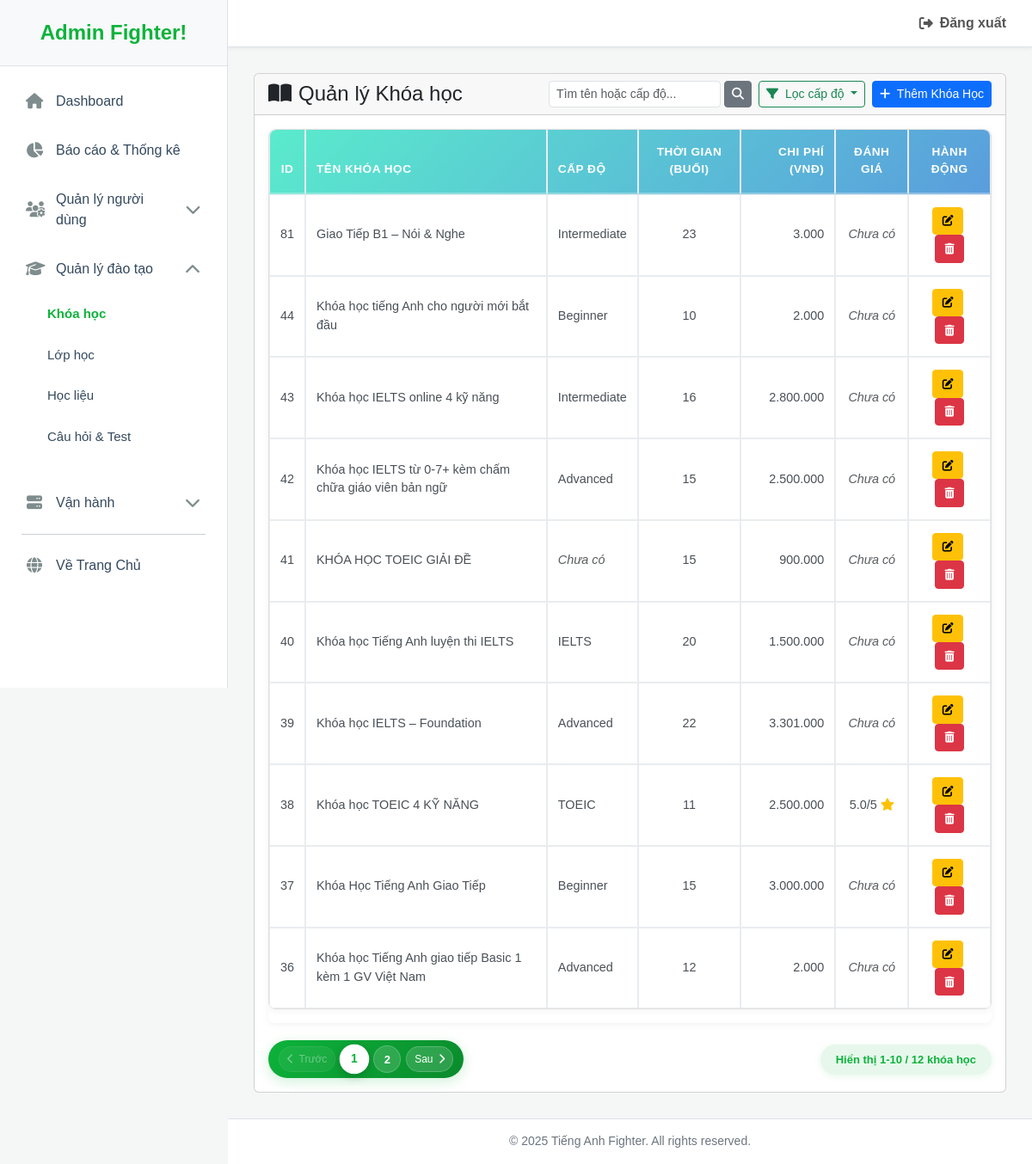
The app's page /admin/admin.php?nav=courses (signed in) with its own data.
### tables this page shows
CREATE TABLE `khoahoc` (
  `id_khoahoc` int(11) NOT NULL,
  `ten_khoahoc` varchar(100) DEFAULT NULL,
  `mo_ta` text DEFAULT NULL,
  `thoi_gian` int(11) DEFAULT NULL COMMENT 'Thời lượng khóa học (tính bằng số buổi)',
  `chi_phi` int(11) DEFAULT NULL,
  `hinh_anh` varchar(255) DEFAULT NULL,
  `danh_gia_tb` decimal(3,2) DEFAULT NULL,
  `cap_do` varchar(50) DEFAULT NULL COMMENT 'Cấp độ của khóa học (Beginner, Intermediate, IELTS 5.0+,...)'
);

### admin/modules/khoahoc/manage_courses.php (the view, shortened to what this page needs)
<?php
$courses_per_page = 10;
$current_page = isset($_GET['course_page']) ? max(1, intval($_GET['course_page'])) : 1;
$offset = ($current_page - 1) * $courses_per_page;
$search_term = $_POST['search'] ?? $_GET['search'] ?? '';
$filter_level = $_GET['filter_level'] ?? '';
$sql_search = "";
$params = [];
$types = "";
$sql_count = "SELECT COUNT(*) as total FROM khoahoc" . $sql_search;
$stmt_count = $conn->prepare($sql_count);
$stmt_count->execute();
$total_courses = $stmt_count->get_result()->fetch_assoc()['total'];
$total_pages = ceil($total_courses / $courses_per_page);
$sql = "
    SELECT id_khoahoc, ten_khoahoc, cap_do, thoi_gian, chi_phi, hinh_anh, danh_gia_tb
    FROM khoahoc
" . $sql_search . " ORDER BY id_khoahoc DESC LIMIT ? OFFSET ?";
$stmt = $conn->prepare($sql);
if (!empty($params)) {
    $params[] = $courses_per_page;
    $params[] = $offset;
    $types .= "ii";
    $stmt->bind_param($types, ...$params);
} else {
    $stmt->bind_param("ii", $courses_per_page, $offset);
}
$stmt->execute();
$result = $stmt->get_result();
?>
<div class="card animated-card">
    <div class="card-header">
        <div class="d-flex justify-content-between align-items-center flex-wrap">
            <h4 class="mb-2 mb-md-0"><i class="fa-solid fa-book-open me-2"></i>Quản lý Khóa học</h4>
            <div class="d-flex flex-wrap gap-2">
                <form method="GET" action="./admin.php" class="d-flex">
                    <input type="text" name="search" class="form-control form-control-sm" placeholder="Tìm tên hoặc cấp độ..." value="<?php echo htmlspecialchars($search_term); ?>" style="min-width: 200px;">
                    <button type="submit" class="btn btn-secondary btn-sm ms-1"><i class="fas fa-search"></i></button>
                </form>
                <div class="dropdown">
                    <button class="btn btn-sm btn-outline-success dropdown-toggle" type="button" id="levelFilterDropdown" data-bs-toggle="dropdown" aria-expanded="false">
                        <i class="fa-solid fa-filter me-1"></i>
                        <?php echo !empty($filter_level) ? htmlspecialchars($filter_level) : 'Lọc cấp độ'; ?>
                    </button>
                </div>
                <button type="button" class="btn btn-primary btn-sm" data-bs-toggle="modal" data-bs-target="#addCourseModal">
                    <i class="fa-solid fa-plus me-1"></i> Thêm Khóa Học
                </button>
            </div>
        </div>
    </div>
    <div class="card-body">
        <div class="table-responsive">
            <table class="table table-bordered table-hover align-middle">
                <thead class="table-dark">
                    <tr>
                        <th class="text-center">ID</th>
                        <th>Tên Khóa Học</th>
                        <th>Cấp Độ</th>
                        <th class="text-center">Thời Gian (Buổi)</th>
                        <th class="text-end">Chi Phí (VNĐ)</th>
                        <th class="text-center">Đánh Giá</th>
                        <th class="text-center">Hành Động</th>
                    </tr>
                </thead>
                <tbody>
                    <?php
                    if ($result->num_rows > 0) {
                        while ($row = $result->fetch_assoc()) {
                            echo "<tr>";
                            echo "<td class='text-center'>" . $row['id_khoahoc'] . "</td>";
                            echo "<td>" . htmlspecialchars($row['ten_khoahoc']) . "</td>";
                            echo "<td>" . ($row['cap_do'] ? htmlspecialchars($row['cap_do']) : "<span class='text-muted fst-italic'>Chưa có</span>") . "</td>";
                            echo "<td class='text-center'>" . ($row['thoi_gian'] ? htmlspecialchars($row['thoi_gian']) : "<span class='text-muted fst-italic'>0</span>") . "</td>";
                            echo "<td class='text-end'>" . number_format($row['chi_phi'], 0, ',', '.') . "</td>";
                            echo "<td class='text-center'>" . ($row['danh_gia_tb'] !== null ? number_format($row['danh_gia_tb'], 1) . "/5 <i class='fa-solid fa-star text-warning'></i>" : "<span class='text-muted fst-italic'>Chưa có</span>") . "</td>";
                            echo "<td class='text-center'>";
                            echo "<button class='btn btn-warning btn-sm me-1' onclick='editCourse(" . $row['id_khoahoc'] . ")'><i class='fa-solid fa-pen-to-square'></i></button>";
                            echo "<button class='btn btn-danger btn-sm' onclick='deleteCourse(" . $row['id_khoahoc'] . ")'><i class='fa-solid fa-trash-can'></i></button>";
                            echo "</td>";
                            echo "</tr>";
                        }
                    }
                    ?>
                </tbody>
            </table>
        </div>
        <?php if ($total_pages > 1): ?>
            <div class="course-pagination-container">
                <div class="course-pagination">
                    <?php
                    $query_params = [];
                    $query_string = !empty($query_params) ? '&' . implode('&', $query_params) : '';
                    if ($current_page > 1):
                        $prev_link = "./admin.php?nav=courses&course_page=" . ($current_page - 1) . $query_string;
                    ?>
                        <a href="<?php echo $prev_link; ?>" class="course-pagination-btn">
                            <i class="fa-solid fa-chevron-left"></i>
                            <span class="btn-text">Trước</span>
                        </a>
                    <?php else: ?>
                        <span class="course-pagination-btn disabled">
                            <i class="fa-solid fa-chevron-left"></i>
                            <span class="btn-text">Trước</span>
                        </span>
                    <?php endif; ?>
                    <?php
                    $start_page = max(1, $current_page - 2);
                    $end_page = min($total_pages, $current_page + 2);
                    ?>
                    <?php for ($i = $start_page; $i <= $end_page; $i++): ?>
                        <?php
                        $page_link = "./admin.php?nav=courses&course_page=" . $i . $query_string;
                        $active_class = ($i == $current_page) ? ' active' : '';
                        ?>
                        <a href="<?php echo $page_link; ?>" class="course-pagination-number<?php echo $active_class; ?>">
                            <?php echo $i; ?>
                        </a>
                    <?php endfor; ?>
                    <?php if ($current_page < $total_pages):
                        $next_link = "./admin.php?nav=courses&course_page=" . ($current_page + 1) . $query_string;
                    ?>
                        <a href="<?php echo $next_link; ?>" class="course-pagination-btn">
                            <span class="btn-text">Sau</span>
                            <i class="fa-solid fa-chevron-right"></i>
                        </a>
                    <?php endif; ?>
                </div>
                <div class="course-pagination-info">
                    <?php
                    $start_item = $offset + 1;
                    $end_item = min($offset + $courses_per_page, $total_courses);
                    ?>
                    Hiển thị <?php echo $start_item; ?>-<?php echo $end_item; ?> / <?php echo $total_courses; ?> khóa học
                </div>
            </div>
        <?php endif; ?>
    </div>
</div>

### admin/css/admin.css (style rules this page uses)
:root { --brand-color: #0db33b; --brand-color-dark: #0a8a2c; --brand-color-light: #e7f7ec; --sidebar-bg: #ffffff; --sidebar-header-bg: #f8f9fa; --sidebar-text: #34495e; --sidebar-text-hover: #ffffff; --sidebar-icon-color: #7f8c8d; --sidebar-active-bg: var(--brand-color); --sidebar-hover-bg: #f1f1f1; --content-bg: #f4f7f6; --white-bg: #ffffff; --border-color: #dee2e6; --shadow: 0 4px 15px rgba(0, 0, 0, 0.07); }
body { margin: 0; font-family: Arial, sans-serif; background-color: var(--content-bg); }
a { text-decoration: none !important; }
.animated-card, .animated-row { opacity: 0; animation: fadeInUp 0.5s ease-out forwards; }
.table { border-collapse: separate; border-spacing: 0; background-color: var(--white-bg); border-radius: 8px; overflow: hidden; box-shadow: 0 2px 8px rgba(0, 0, 0, 0.05); }
.table thead.table-dark { background: linear-gradient(135deg, #5aebcc 0%, #5a9ddd 100%); color: white; }
.table thead.table-dark th { background: transparent; color: white; font-weight: 600; text-transform: uppercase; font-size: 0.85rem; letter-spacing: 0.5px; padding: 1rem 0.75rem; border-bottom: 2px solid rgba(255, 255, 255, 0.3); border-top: none; }
.table thead.table-dark th:first-child { border-top-left-radius: 8px; }
.table thead.table-dark th:last-child { border-top-right-radius: 8px; }
.table tbody tr { transition: all 0.3s ease; border-bottom: 1px solid #f0f0f0; }
.table tbody tr:last-child { border-bottom: none; }
.table tbody td { padding: 0.875rem 0.75rem; vertical-align: middle; color: #495057; font-size: 0.9rem; }
.table-bordered { border: 1px solid #e0e0e0; }
.table-bordered th, .table-bordered td { border: 1px solid #e9ecef; }
.table-bordered thead th { border-bottom-width: 2px; }
.table .btn-sm { padding: 0.35rem 0.65rem; font-size: 0.8rem; border-radius: 4px; transition: all 0.2s ease; }
.table-responsive { border-radius: 8px; box-shadow: 0 2px 8px rgba(0, 0, 0, 0.05); }

### admin/modules/khoahoc/manage_courses.php (style rules this page uses)
.course-pagination-container { display: flex; justify-content: space-between; align-items: center; margin-top: 20px; flex-wrap: wrap; gap: 10px; }
.course-pagination { display: flex; gap: 6px; align-items: center; background: linear-gradient(135deg, #0db33b 0%, #0a8a2c 100%); padding: 6px 12px; border-radius: 50px; box-shadow: 0 4px 15px rgba(13, 179, 59, 0.2); }
.course-pagination-btn { display: inline-flex; align-items: center; gap: 6px; padding: 5px 9px; background: rgba(255, 255, 255, 0.15); color: white; text-decoration: none; border-radius: 20px; font-size: 12px; font-weight: 500; transition: all 0.3s ease; border: 1px solid rgba(255, 255, 255, 0.2); backdrop-filter: blur(5px); }
.course-pagination-btn.disabled { opacity: 0.4; cursor: not-allowed; pointer-events: none; }
.course-pagination-number { display: inline-flex; align-items: center; justify-content: center; width: 32px; height: 32px; background: rgba(255, 255, 255, 0.15); color: white; text-decoration: none; border-radius: 50%; font-size: 13px; font-weight: 600; transition: all 0.3s ease; border: 1px solid rgba(255, 255, 255, 0.2); }
.course-pagination-number.active { background: white; color: #0db33b; transform: scale(1.08); box-shadow: 0 3px 10px rgba(0, 0, 0, 0.2); border-color: white; }
.course-pagination-info { background: var(--brand-color-light, #e7f7ec); color: var(--brand-color, #0db33b); padding: 8px 18px; border-radius: 25px; font-size: 13px; font-weight: 600; box-shadow: 0 2px 8px rgba(13, 179, 59, 0.1); }

### records on screen
khoahoc: id_khoahoc "81", ten_khoahoc "Giao Tiếp B1 – Nói & Nghe", cap_do "Intermediate", thoi_gian "23", chi_phi "3.000", shows "Chưa có"
khoahoc: id_khoahoc "44", ten_khoahoc "Khóa học tiếng Anh cho người mới bắt đầu", cap_do "Beginner", thoi_gian "10", chi_phi "2.000", shows "Chưa có"
khoahoc: id_khoahoc "43", ten_khoahoc "Khóa học IELTS online 4 kỹ năng", cap_do "Intermediate", thoi_gian "16", chi_phi "2.800.000", shows "Chưa có"
khoahoc: id_khoahoc "42", ten_khoahoc "Khóa học IELTS từ 0-7+ kèm chấm chữa giáo viên bản ngữ", cap_do "Advanced", thoi_gian "15", chi_phi "2.500.000", shows "Chưa có"
khoahoc: id_khoahoc "41", ten_khoahoc "KHÓA HỌC TOEIC GIẢI ĐỀ", cap_do "Chưa có", thoi_gian "15", chi_phi "900.000"
khoahoc: id_khoahoc "40", ten_khoahoc "Khóa học Tiếng Anh luyện thi IELTS", cap_do "IELTS", thoi_gian "20", chi_phi "1.500.000", shows "Chưa có"
khoahoc: id_khoahoc "39", ten_khoahoc "Khóa học IELTS – Foundation", cap_do "Advanced", thoi_gian "22", chi_phi "3.301.000", shows "Chưa có"
khoahoc: id_khoahoc "38", ten_khoahoc "Khóa học TOEIC 4 KỸ NĂNG", cap_do "TOEIC", thoi_gian "11", chi_phi "2.500.000", danh_gia_tb "5.0"
khoahoc: id_khoahoc "37", ten_khoahoc "Khóa Học Tiếng Anh Giao Tiếp", cap_do "Beginner", thoi_gian "15", chi_phi "3.000.000", shows "Chưa có"
khoahoc: id_khoahoc "36", ten_khoahoc "Khóa học Tiếng Anh giao tiếp Basic 1 kèm 1 GV Việt Nam", cap_do "Advanced", thoi_gian "12", chi_phi "2.000", shows "Chưa có"

### other values on screen
$start_item "1"
$end_item "10"
$total_courses "12"
